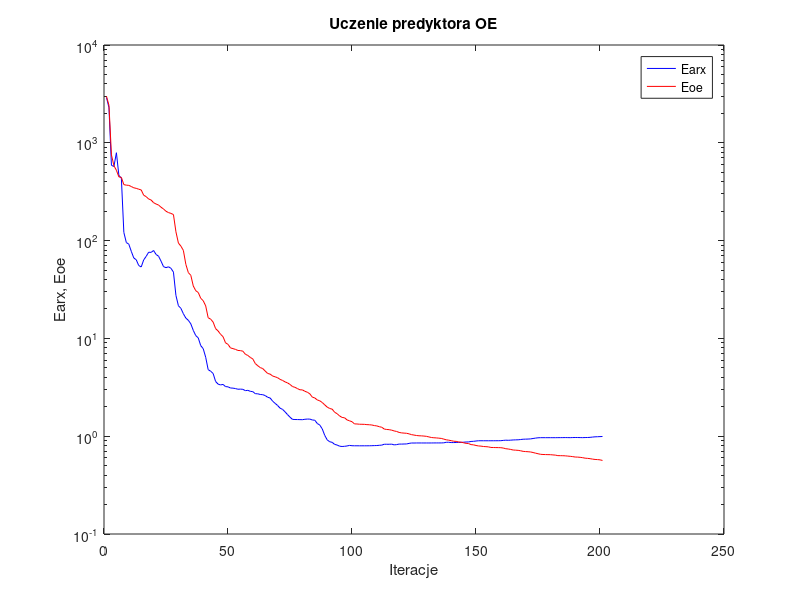
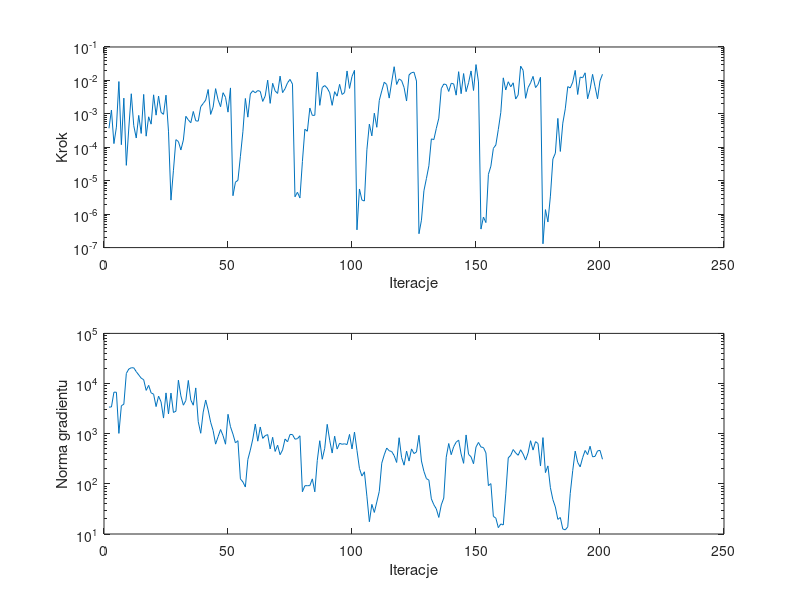

MATLAB code for these plots, in order:
%uczenie predyktora oe
clear all;
n=0; farx(n+1)=2.905260e+003; foe(n+1)=2.990335e+003; wspucz(n+1)=0.000000e+000; ng(n+1)=0.000000e+000;
%odnowa zmiennej metryki
n=1; farx(n+1)=2.289888e+003; foe(n+1)=2.419024e+003; krok(n+1)=3.697036e-004; ng(n+1)=3.391329e+003;
n=2; farx(n+1)=5.881361e+002; foe(n+1)=7.519254e+002; krok(n+1)=1.303632e-003; ng(n+1)=3.410769e+003;
n=3; farx(n+1)=5.729152e+002; foe(n+1)=5.835138e+002; krok(n+1)=1.289393e-004; ng(n+1)=6.730913e+003;
n=4; farx(n+1)=7.917046e+002; foe(n+1)=5.235911e+002; krok(n+1)=4.005919e-004; ng(n+1)=6.710509e+003;
n=5; farx(n+1)=4.642414e+002; foe(n+1)=4.479817e+002; krok(n+1)=9.256618e-003; ng(n+1)=1.014344e+003;
n=6; farx(n+1)=4.351193e+002; foe(n+1)=4.433427e+002; krok(n+1)=1.197023e-004; ng(n+1)=3.616315e+003;
n=7; farx(n+1)=1.212996e+002; foe(n+1)=3.734970e+002; krok(n+1)=2.953444e-003; ng(n+1)=3.869242e+003;
n=8; farx(n+1)=9.551326e+001; foe(n+1)=3.689115e+002; krok(n+1)=2.885108e-005; ng(n+1)=1.590199e+004;
n=9; farx(n+1)=9.192926e+001; foe(n+1)=3.671576e+002; krok(n+1)=3.764443e-004; ng(n+1)=1.946524e+004;
n=10; farx(n+1)=7.772393e+001; foe(n+1)=3.573516e+002; krok(n+1)=3.990004e-003; ng(n+1)=2.064397e+004;
n=11; farx(n+1)=6.650191e+001; foe(n+1)=3.468320e+002; krok(n+1)=4.430569e-004; ng(n+1)=2.059638e+004;
n=12; farx(n+1)=6.364934e+001; foe(n+1)=3.421138e+002; krok(n+1)=1.895397e-004; ng(n+1)=1.729081e+004;
n=13; farx(n+1)=5.562921e+001; foe(n+1)=3.353299e+002; krok(n+1)=8.989595e-004; ng(n+1)=1.487456e+004;
n=14; farx(n+1)=5.375001e+001; foe(n+1)=3.296849e+002; krok(n+1)=2.594055e-004; ng(n+1)=1.280037e+004;
n=15; farx(n+1)=6.348281e+001; foe(n+1)=2.911869e+002; krok(n+1)=3.816075e-003; ng(n+1)=1.193557e+004;
n=16; farx(n+1)=6.897867e+001; foe(n+1)=2.815463e+002; krok(n+1)=2.151397e-004; ng(n+1)=7.304123e+003;
n=17; farx(n+1)=7.605275e+001; foe(n+1)=2.664145e+002; krok(n+1)=8.156322e-004; ng(n+1)=9.206563e+003;
n=18; farx(n+1)=7.578176e+001; foe(n+1)=2.599827e+002; krok(n+1)=4.921872e-004; ng(n+1)=6.526193e+003;
n=19; farx(n+1)=7.920445e+001; foe(n+1)=2.440621e+002; krok(n+1)=3.709130e-003; ng(n+1)=6.139400e+003;
n=20; farx(n+1)=7.211919e+001; foe(n+1)=2.367144e+002; krok(n+1)=9.152390e-004; ng(n+1)=3.471301e+003;
n=21; farx(n+1)=6.925878e+001; foe(n+1)=2.310513e+002; krok(n+1)=3.416397e-003; ng(n+1)=5.613466e+003;
n=22; farx(n+1)=6.160038e+001; foe(n+1)=2.193589e+002; krok(n+1)=1.108189e-003; ng(n+1)=4.318029e+003;
n=23; farx(n+1)=5.415808e+001; foe(n+1)=2.105400e+002; krok(n+1)=9.671447e-004; ng(n+1)=2.050076e+003;
n=24; farx(n+1)=5.288654e+001; foe(n+1)=1.995033e+002; krok(n+1)=3.625910e-003; ng(n+1)=6.506038e+003;
n=25; farx(n+1)=5.399501e+001; foe(n+1)=1.934618e+002; krok(n+1)=3.033479e-004; ng(n+1)=2.475873e+003;
%odnowa zmiennej metryki
n=26; farx(n+1)=5.209333e+001; foe(n+1)=1.896716e+002; krok(n+1)=2.630944e-006; ng(n+1)=6.456763e+003;
n=27; farx(n+1)=4.762433e+001; foe(n+1)=1.847345e+002; krok(n+1)=2.058283e-005; ng(n+1)=2.651015e+003;
n=28; farx(n+1)=2.752374e+001; foe(n+1)=1.231357e+002; krok(n+1)=1.691914e-004; ng(n+1)=2.807643e+003;
n=29; farx(n+1)=2.158353e+001; foe(n+1)=9.444661e+001; krok(n+1)=1.484824e-004; ng(n+1)=1.167164e+004;
n=30; farx(n+1)=2.030118e+001; foe(n+1)=8.779654e+001; krok(n+1)=8.312662e-005; ng(n+1)=5.679763e+003;
n=31; farx(n+1)=1.788294e+001; foe(n+1)=7.945548e+001; krok(n+1)=1.647729e-004; ng(n+1)=3.702546e+003;
n=32; farx(n+1)=1.612834e+001; foe(n+1)=5.718495e+001; krok(n+1)=8.440078e-004; ng(n+1)=4.587235e+003;
n=33; farx(n+1)=1.531780e+001; foe(n+1)=4.709632e+001; krok(n+1)=6.603743e-004; ng(n+1)=1.153611e+004;
n=34; farx(n+1)=1.409714e+001; foe(n+1)=4.419663e+001; krok(n+1)=5.420077e-004; ng(n+1)=4.688442e+003;
n=35; farx(n+1)=1.208035e+001; foe(n+1)=3.437572e+001; krok(n+1)=1.178557e-003; ng(n+1)=3.698476e+003;
n=36; farx(n+1)=1.068178e+001; foe(n+1)=3.071781e+001; krok(n+1)=6.191918e-004; ng(n+1)=8.180382e+003;
n=37; farx(n+1)=1.012363e+001; foe(n+1)=2.948459e+001; krok(n+1)=6.052069e-004; ng(n+1)=1.733379e+003;
n=38; farx(n+1)=8.437514e+000; foe(n+1)=2.573809e+001; krok(n+1)=1.635770e-003; ng(n+1)=1.020225e+003;
n=39; farx(n+1)=7.859422e+000; foe(n+1)=2.427811e+001; krok(n+1)=2.043687e-003; ng(n+1)=2.696412e+003;
n=40; farx(n+1)=6.420088e+000; foe(n+1)=2.152494e+001; krok(n+1)=2.581388e-003; ng(n+1)=4.695570e+003;
n=41; farx(n+1)=4.794337e+000; foe(n+1)=1.627435e+001; krok(n+1)=5.357205e-003; ng(n+1)=2.963607e+003;
n=42; farx(n+1)=4.617937e+000; foe(n+1)=1.573054e+001; krok(n+1)=9.628457e-004; ng(n+1)=1.693631e+003;
n=43; farx(n+1)=4.381079e+000; foe(n+1)=1.469320e+001; krok(n+1)=1.587460e-003; ng(n+1)=1.155267e+003;
n=44; farx(n+1)=3.627544e+000; foe(n+1)=1.258835e+001; krok(n+1)=5.682045e-003; ng(n+1)=6.193011e+002;
n=45; farx(n+1)=3.408413e+000; foe(n+1)=1.192685e+001; krok(n+1)=2.634602e-003; ng(n+1)=8.710198e+002;
n=46; farx(n+1)=3.344071e+000; foe(n+1)=1.101809e+001; krok(n+1)=1.636281e-003; ng(n+1)=1.210638e+003;
n=47; farx(n+1)=3.385328e+000; foe(n+1)=1.041150e+001; krok(n+1)=4.290347e-003; ng(n+1)=9.124477e+002;
n=48; farx(n+1)=3.214381e+000; foe(n+1)=9.015088e+000; krok(n+1)=3.127663e-003; ng(n+1)=6.171615e+002;
n=49; farx(n+1)=3.198044e+000; foe(n+1)=8.692608e+000; krok(n+1)=1.126296e-003; ng(n+1)=2.437728e+003;
n=50; farx(n+1)=3.111284e+000; foe(n+1)=7.995613e+000; krok(n+1)=5.967206e-003; ng(n+1)=1.375486e+003;
%odnowa zmiennej metryki
n=51; farx(n+1)=3.100737e+000; foe(n+1)=7.863116e+000; krok(n+1)=3.561028e-006; ng(n+1)=9.809069e+002;
n=52; farx(n+1)=3.069974e+000; foe(n+1)=7.722292e+000; krok(n+1)=9.063603e-006; ng(n+1)=6.560486e+002;
n=53; farx(n+1)=3.021011e+000; foe(n+1)=7.528373e+000; krok(n+1)=1.029142e-005; ng(n+1)=7.261340e+002;
n=54; farx(n+1)=3.029989e+000; foe(n+1)=7.502925e+000; krok(n+1)=5.378705e-005; ng(n+1)=1.256399e+002;
n=55; farx(n+1)=3.015801e+000; foe(n+1)=7.397408e+000; krok(n+1)=2.911597e-004; ng(n+1)=1.093964e+002;
n=56; farx(n+1)=2.921010e+000; foe(n+1)=6.887411e+000; krok(n+1)=2.883948e-003; ng(n+1)=8.637827e+001;
n=57; farx(n+1)=2.946272e+000; foe(n+1)=6.690910e+000; krok(n+1)=7.968363e-004; ng(n+1)=3.056826e+002;
n=58; farx(n+1)=2.875847e+000; foe(n+1)=6.388577e+000; krok(n+1)=3.938450e-003; ng(n+1)=4.709866e+002;
n=59; farx(n+1)=2.854798e+000; foe(n+1)=6.163577e+000; krok(n+1)=4.912155e-003; ng(n+1)=7.819348e+002;
n=60; farx(n+1)=2.721689e+000; foe(n+1)=5.533152e+000; krok(n+1)=4.260904e-003; ng(n+1)=1.558827e+003;
n=61; farx(n+1)=2.713365e+000; foe(n+1)=5.254090e+000; krok(n+1)=4.977800e-003; ng(n+1)=7.091468e+002;
n=62; farx(n+1)=2.670291e+000; foe(n+1)=5.031706e+000; krok(n+1)=4.704763e-003; ng(n+1)=1.360169e+003;
n=63; farx(n+1)=2.658347e+000; foe(n+1)=4.915825e+000; krok(n+1)=2.354285e-003; ng(n+1)=8.066763e+002;
n=64; farx(n+1)=2.602767e+000; foe(n+1)=4.637122e+000; krok(n+1)=3.416397e-003; ng(n+1)=9.150335e+002;
n=65; farx(n+1)=2.500845e+000; foe(n+1)=4.379633e+000; krok(n+1)=1.017451e-002; ng(n+1)=9.593763e+002;
n=66; farx(n+1)=2.457759e+000; foe(n+1)=4.314167e+000; krok(n+1)=2.059282e-003; ng(n+1)=4.973794e+002;
n=67; farx(n+1)=2.281623e+000; foe(n+1)=4.122622e+000; krok(n+1)=8.204311e-003; ng(n+1)=8.478253e+002;
n=68; farx(n+1)=2.166302e+000; foe(n+1)=4.049997e+000; krok(n+1)=4.853566e-003; ng(n+1)=4.429119e+002;
n=69; farx(n+1)=2.061089e+000; foe(n+1)=3.962243e+000; krok(n+1)=4.080593e-003; ng(n+1)=5.896889e+002;
n=70; farx(n+1)=1.934603e+000; foe(n+1)=3.811211e+000; krok(n+1)=1.345640e-002; ng(n+1)=3.811742e+002;
n=71; farx(n+1)=1.880326e+000; foe(n+1)=3.715978e+000; krok(n+1)=4.312318e-003; ng(n+1)=4.737221e+002;
n=72; farx(n+1)=1.775406e+000; foe(n+1)=3.593760e+000; krok(n+1)=5.637357e-003; ng(n+1)=7.838833e+002;
n=73; farx(n+1)=1.662810e+000; foe(n+1)=3.508430e+000; krok(n+1)=8.473306e-003; ng(n+1)=6.883055e+002;
n=74; farx(n+1)=1.564884e+000; foe(n+1)=3.384002e+000; krok(n+1)=1.073668e-002; ng(n+1)=9.669782e+002;
n=75; farx(n+1)=1.486337e+000; foe(n+1)=3.218632e+000; krok(n+1)=7.761346e-003; ng(n+1)=9.625228e+002;
%odnowa zmiennej metryki
n=76; farx(n+1)=1.481089e+000; foe(n+1)=3.160725e+000; krok(n+1)=3.313895e-006; ng(n+1)=7.780843e+002;
n=77; farx(n+1)=1.479993e+000; foe(n+1)=3.068873e+000; krok(n+1)=4.517417e-006; ng(n+1)=7.949116e+002;
n=78; farx(n+1)=1.477795e+000; foe(n+1)=2.981536e+000; krok(n+1)=3.043469e-006; ng(n+1)=9.089414e+002;
n=79; farx(n+1)=1.475383e+000; foe(n+1)=2.975898e+000; krok(n+1)=3.751011e-005; ng(n+1)=6.957165e+001;
n=80; farx(n+1)=1.489550e+000; foe(n+1)=2.879645e+000; krok(n+1)=3.473499e-004; ng(n+1)=9.183236e+001;
n=81; farx(n+1)=1.496816e+000; foe(n+1)=2.814900e+000; krok(n+1)=3.018569e-004; ng(n+1)=9.194864e+001;
n=82; farx(n+1)=1.496331e+000; foe(n+1)=2.710999e+000; krok(n+1)=1.494263e-003; ng(n+1)=9.216555e+001;
n=83; farx(n+1)=1.465809e+000; foe(n+1)=2.508654e+000; krok(n+1)=8.989595e-004; ng(n+1)=1.256807e+002;
n=84; farx(n+1)=1.455956e+000; foe(n+1)=2.461272e+000; krok(n+1)=9.064776e-004; ng(n+1)=6.934661e+001;
n=85; farx(n+1)=1.349413e+000; foe(n+1)=2.348115e+000; krok(n+1)=1.773103e-002; ng(n+1)=2.934903e+002;
n=86; farx(n+1)=1.299839e+000; foe(n+1)=2.300680e+000; krok(n+1)=1.797919e-003; ng(n+1)=7.246280e+002;
n=87; farx(n+1)=1.188857e+000; foe(n+1)=2.211147e+000; krok(n+1)=6.130766e-003; ng(n+1)=3.093984e+002;
n=88; farx(n+1)=1.019970e+000; foe(n+1)=2.091319e+000; krok(n+1)=7.032104e-003; ng(n+1)=5.114738e+002;
n=89; farx(n+1)=9.174228e-001; foe(n+1)=1.985191e+000; krok(n+1)=5.915528e-003; ng(n+1)=1.537183e+003;
n=90; farx(n+1)=8.780693e-001; foe(n+1)=1.920478e+000; krok(n+1)=4.271237e-003; ng(n+1)=7.429228e+002;
n=91; farx(n+1)=8.652593e-001; foe(n+1)=1.891230e+000; krok(n+1)=1.797903e-003; ng(n+1)=4.115604e+002;
n=92; farx(n+1)=8.245842e-001; foe(n+1)=1.757734e+000; krok(n+1)=4.609843e-003; ng(n+1)=8.922748e+002;
n=93; farx(n+1)=8.124252e-001; foe(n+1)=1.697978e+000; krok(n+1)=3.386820e-003; ng(n+1)=4.941497e+002;
n=94; farx(n+1)=7.904681e-001; foe(n+1)=1.611510e+000; krok(n+1)=7.626318e-003; ng(n+1)=6.449704e+002;
n=95; farx(n+1)=7.849523e-001; foe(n+1)=1.556095e+000; krok(n+1)=3.792794e-003; ng(n+1)=6.156030e+002;
n=96; farx(n+1)=7.884747e-001; foe(n+1)=1.542559e+000; krok(n+1)=4.352152e-003; ng(n+1)=6.292758e+002;
n=97; farx(n+1)=7.945859e-001; foe(n+1)=1.467898e+000; krok(n+1)=1.918067e-002; ng(n+1)=6.076400e+002;
n=98; farx(n+1)=8.051573e-001; foe(n+1)=1.436387e+000; krok(n+1)=5.767896e-003; ng(n+1)=9.682372e+002;
n=99; farx(n+1)=7.991361e-001; foe(n+1)=1.406741e+000; krok(n+1)=1.308935e-002; ng(n+1)=4.963079e+002;
n=100; farx(n+1)=7.981205e-001; foe(n+1)=1.336162e+000; krok(n+1)=2.000182e-002; ng(n+1)=1.076285e+003;
%odnowa zmiennej metryki
n=101; farx(n+1)=7.981361e-001; foe(n+1)=1.333732e+000; krok(n+1)=3.395544e-007; ng(n+1)=4.646578e+002;
n=102; farx(n+1)=7.977270e-001; foe(n+1)=1.325601e+000; krok(n+1)=5.656906e-006; ng(n+1)=2.028666e+002;
n=103; farx(n+1)=7.977698e-001; foe(n+1)=1.324190e+000; krok(n+1)=2.649442e-006; ng(n+1)=1.432011e+002;
n=104; farx(n+1)=7.978802e-001; foe(n+1)=1.321756e+000; krok(n+1)=2.472091e-006; ng(n+1)=1.739993e+002;
n=105; farx(n+1)=7.979498e-001; foe(n+1)=1.313467e+000; krok(n+1)=8.408970e-005; ng(n+1)=5.681644e+001;
n=106; farx(n+1)=7.983791e-001; foe(n+1)=1.309598e+000; krok(n+1)=4.927090e-004; ng(n+1)=1.755996e+001;
n=107; farx(n+1)=7.997274e-001; foe(n+1)=1.301813e+000; krok(n+1)=2.196646e-004; ng(n+1)=3.897744e+001;
n=108; farx(n+1)=8.014465e-001; foe(n+1)=1.284364e+000; krok(n+1)=1.047362e-003; ng(n+1)=2.690780e+001;
n=109; farx(n+1)=8.029209e-001; foe(n+1)=1.274179e+000; krok(n+1)=3.968650e-004; ng(n+1)=4.354372e+001;
n=110; farx(n+1)=8.073237e-001; foe(n+1)=1.250604e+000; krok(n+1)=2.518078e-003; ng(n+1)=7.100380e+001;
n=111; farx(n+1)=8.105821e-001; foe(n+1)=1.235090e+000; krok(n+1)=4.853566e-003; ng(n+1)=2.582883e+002;
n=112; farx(n+1)=8.279259e-001; foe(n+1)=1.183150e+000; krok(n+1)=8.839546e-003; ng(n+1)=3.788098e+002;
n=113; farx(n+1)=8.270665e-001; foe(n+1)=1.171617e+000; krok(n+1)=7.566741e-003; ng(n+1)=5.178413e+002;
n=114; farx(n+1)=8.269342e-001; foe(n+1)=1.166439e+000; krok(n+1)=2.957629e-003; ng(n+1)=4.569531e+002;
n=115; farx(n+1)=8.294940e-001; foe(n+1)=1.152639e+000; krok(n+1)=8.948186e-003; ng(n+1)=4.411087e+002;
n=116; farx(n+1)=8.152956e-001; foe(n+1)=1.132106e+000; krok(n+1)=2.569070e-002; ng(n+1)=3.658187e+002;
n=117; farx(n+1)=8.202791e-001; foe(n+1)=1.117853e+000; krok(n+1)=7.557177e-003; ng(n+1)=2.670511e+002;
n=118; farx(n+1)=8.309496e-001; foe(n+1)=1.093195e+000; krok(n+1)=1.109636e-002; ng(n+1)=8.310339e+002;
n=119; farx(n+1)=8.302902e-001; foe(n+1)=1.081198e+000; krok(n+1)=9.879138e-003; ng(n+1)=3.338880e+002;
n=120; farx(n+1)=8.323638e-001; foe(n+1)=1.075778e+000; krok(n+1)=6.130766e-003; ng(n+1)=2.357633e+002;
n=121; farx(n+1)=8.333041e-001; foe(n+1)=1.071035e+000; krok(n+1)=2.420827e-003; ng(n+1)=4.500739e+002;
n=122; farx(n+1)=8.441766e-001; foe(n+1)=1.057066e+000; krok(n+1)=1.462925e-002; ng(n+1)=2.842753e+002;
n=123; farx(n+1)=8.522619e-001; foe(n+1)=1.037724e+000; krok(n+1)=1.706649e-002; ng(n+1)=4.974420e+002;
n=124; farx(n+1)=8.514364e-001; foe(n+1)=1.027083e+000; krok(n+1)=1.763378e-002; ng(n+1)=4.014154e+002;
n=125; farx(n+1)=8.528114e-001; foe(n+1)=1.016742e+000; krok(n+1)=9.584210e-003; ng(n+1)=4.327611e+002;
%odnowa zmiennej metryki
n=126; farx(n+1)=8.527787e-001; foe(n+1)=1.010129e+000; krok(n+1)=2.599037e-007; ng(n+1)=9.289039e+002;
n=127; farx(n+1)=8.527252e-001; foe(n+1)=1.008227e+000; krok(n+1)=6.610411e-007; ng(n+1)=2.855849e+002;
n=128; farx(n+1)=8.525259e-001; foe(n+1)=1.003127e+000; krok(n+1)=5.008091e-006; ng(n+1)=1.770788e+002;
n=129; farx(n+1)=8.527458e-001; foe(n+1)=9.970497e-001; krok(n+1)=1.161317e-005; ng(n+1)=1.272232e+002;
n=130; farx(n+1)=8.525268e-001; foe(n+1)=9.832715e-001; krok(n+1)=2.798313e-005; ng(n+1)=1.187650e+002;
n=131; farx(n+1)=8.528612e-001; foe(n+1)=9.702451e-001; krok(n+1)=1.784716e-004; ng(n+1)=5.017170e+001;
n=132; farx(n+1)=8.534589e-001; foe(n+1)=9.640367e-001; krok(n+1)=1.697983e-004; ng(n+1)=3.836869e+001;
n=133; farx(n+1)=8.536451e-001; foe(n+1)=9.607566e-001; krok(n+1)=3.674451e-004; ng(n+1)=3.165121e+001;
n=134; farx(n+1)=8.536516e-001; foe(n+1)=9.548641e-001; krok(n+1)=7.432430e-004; ng(n+1)=2.139345e+001;
n=135; farx(n+1)=8.538465e-001; foe(n+1)=9.493538e-001; krok(n+1)=5.662806e-003; ng(n+1)=3.804555e+001;
n=136; farx(n+1)=8.557316e-001; foe(n+1)=9.337035e-001; krok(n+1)=7.805422e-003; ng(n+1)=5.210407e+001;
n=137; farx(n+1)=8.669637e-001; foe(n+1)=9.191131e-001; krok(n+1)=7.505960e-003; ng(n+1)=3.397746e+002;
n=138; farx(n+1)=8.670787e-001; foe(n+1)=9.104393e-001; krok(n+1)=4.678366e-003; ng(n+1)=6.372907e+002;
n=139; farx(n+1)=8.611466e-001; foe(n+1)=9.008423e-001; krok(n+1)=8.193332e-003; ng(n+1)=3.812908e+002;
n=140; farx(n+1)=8.610412e-001; foe(n+1)=8.882020e-001; krok(n+1)=7.883344e-003; ng(n+1)=5.505335e+002;
n=141; farx(n+1)=8.625446e-001; foe(n+1)=8.854172e-001; krok(n+1)=3.625910e-003; ng(n+1)=6.776280e+002;
n=142; farx(n+1)=8.642062e-001; foe(n+1)=8.729423e-001; krok(n+1)=1.825465e-002; ng(n+1)=7.449876e+002;
n=143; farx(n+1)=8.647432e-001; foe(n+1)=8.692098e-001; krok(n+1)=4.011567e-003; ng(n+1)=3.936708e+002;
n=144; farx(n+1)=8.685068e-001; foe(n+1)=8.566856e-001; krok(n+1)=1.605804e-002; ng(n+1)=2.565789e+002;
n=145; farx(n+1)=8.723455e-001; foe(n+1)=8.447254e-001; krok(n+1)=4.608763e-003; ng(n+1)=9.446093e+002;
n=146; farx(n+1)=8.739765e-001; foe(n+1)=8.410240e-001; krok(n+1)=8.516524e-003; ng(n+1)=3.873918e+002;
n=147; farx(n+1)=8.838362e-001; foe(n+1)=8.204511e-001; krok(n+1)=1.922414e-002; ng(n+1)=3.459988e+002;
n=148; farx(n+1)=8.865366e-001; foe(n+1)=8.159761e-001; krok(n+1)=5.000456e-003; ng(n+1)=2.517161e+002;
n=149; farx(n+1)=8.930319e-001; foe(n+1)=8.036803e-001; krok(n+1)=2.977118e-002; ng(n+1)=5.426632e+002;
n=150; farx(n+1)=8.986016e-001; foe(n+1)=7.949597e-001; krok(n+1)=9.010365e-003; ng(n+1)=6.689525e+002;
%odnowa zmiennej metryki
n=151; farx(n+1)=8.985259e-001; foe(n+1)=7.917380e-001; krok(n+1)=3.576055e-007; ng(n+1)=5.430676e+002;
n=152; farx(n+1)=8.983196e-001; foe(n+1)=7.847891e-001; krok(n+1)=8.187860e-007; ng(n+1)=5.297194e+002;
n=153; farx(n+1)=8.982528e-001; foe(n+1)=7.817272e-001; krok(n+1)=5.598929e-007; ng(n+1)=4.140909e+002;
n=154; farx(n+1)=8.982281e-001; foe(n+1)=7.778352e-001; krok(n+1)=1.552186e-005; ng(n+1)=9.213618e+001;
n=155; farx(n+1)=8.983693e-001; foe(n+1)=7.672547e-001; krok(n+1)=2.722830e-005; ng(n+1)=1.011638e+002;
n=156; farx(n+1)=8.985200e-001; foe(n+1)=7.662347e-001; krok(n+1)=9.292181e-005; ng(n+1)=2.249236e+001;
n=157; farx(n+1)=8.987864e-001; foe(n+1)=7.652339e-001; krok(n+1)=1.172640e-004; ng(n+1)=2.070293e+001;
n=158; farx(n+1)=8.991550e-001; foe(n+1)=7.644853e-001; krok(n+1)=3.428360e-004; ng(n+1)=1.338246e+001;
n=159; farx(n+1)=8.998923e-001; foe(n+1)=7.631020e-001; krok(n+1)=1.109421e-003; ng(n+1)=1.587277e+001;
n=160; farx(n+1)=9.057220e-001; foe(n+1)=7.567678e-001; krok(n+1)=1.193571e-002; ng(n+1)=1.512291e+001;
n=161; farx(n+1)=9.106966e-001; foe(n+1)=7.448871e-001; krok(n+1)=5.186798e-003; ng(n+1)=6.323358e+001;
n=162; farx(n+1)=9.081616e-001; foe(n+1)=7.399722e-001; krok(n+1)=9.127324e-003; ng(n+1)=3.290854e+002;
n=163; farx(n+1)=9.111735e-001; foe(n+1)=7.321555e-001; krok(n+1)=6.450159e-003; ng(n+1)=3.713838e+002;
n=164; farx(n+1)=9.154451e-001; foe(n+1)=7.224571e-001; krok(n+1)=8.486408e-003; ng(n+1)=4.835503e+002;
n=165; farx(n+1)=9.175398e-001; foe(n+1)=7.196985e-001; krok(n+1)=2.774090e-003; ng(n+1)=4.136676e+002;
n=166; farx(n+1)=9.191250e-001; foe(n+1)=7.164612e-001; krok(n+1)=3.683227e-003; ng(n+1)=3.711745e+002;
n=167; farx(n+1)=9.248993e-001; foe(n+1)=7.096334e-001; krok(n+1)=2.672451e-002; ng(n+1)=4.781303e+002;
n=168; farx(n+1)=9.312812e-001; foe(n+1)=6.999226e-001; krok(n+1)=2.000182e-002; ng(n+1)=3.924462e+002;
n=169; farx(n+1)=9.331644e-001; foe(n+1)=6.964673e-001; krok(n+1)=2.914778e-003; ng(n+1)=2.980456e+002;
n=170; farx(n+1)=9.351287e-001; foe(n+1)=6.939231e-001; krok(n+1)=6.100588e-003; ng(n+1)=4.136996e+002;
n=171; farx(n+1)=9.384625e-001; foe(n+1)=6.899409e-001; krok(n+1)=8.471180e-003; ng(n+1)=7.246464e+002;
n=172; farx(n+1)=9.473905e-001; foe(n+1)=6.812334e-001; krok(n+1)=1.321323e-002; ng(n+1)=4.715734e+002;
n=173; farx(n+1)=9.562403e-001; foe(n+1)=6.709346e-001; krok(n+1)=6.113282e-003; ng(n+1)=6.944102e+002;
n=174; farx(n+1)=9.633463e-001; foe(n+1)=6.619003e-001; krok(n+1)=7.585473e-003; ng(n+1)=6.380460e+002;
n=175; farx(n+1)=9.659116e-001; foe(n+1)=6.531330e-001; krok(n+1)=1.238474e-002; ng(n+1)=2.267186e+002;
%odnowa zmiennej metryki
n=176; farx(n+1)=9.658845e-001; foe(n+1)=6.501752e-001; krok(n+1)=1.299518e-007; ng(n+1)=8.354352e+002;
n=177; farx(n+1)=9.658486e-001; foe(n+1)=6.490429e-001; krok(n+1)=1.366464e-006; ng(n+1)=1.675527e+002;
n=178; farx(n+1)=9.658145e-001; foe(n+1)=6.479574e-001; krok(n+1)=5.837924e-007; ng(n+1)=2.279487e+002;
n=179; farx(n+1)=9.658247e-001; foe(n+1)=6.472927e-001; krok(n+1)=3.460845e-006; ng(n+1)=8.386189e+001;
n=180; farx(n+1)=9.656904e-001; foe(n+1)=6.436822e-001; krok(n+1)=4.461789e-005; ng(n+1)=4.850925e+001;
n=181; farx(n+1)=9.656316e-001; foe(n+1)=6.407101e-001; krok(n+1)=6.655052e-005; ng(n+1)=3.453718e+001;
n=182; farx(n+1)=9.666124e-001; foe(n+1)=6.330963e-001; krok(n+1)=7.315478e-004; ng(n+1)=1.958483e+001;
n=183; farx(n+1)=9.667538e-001; foe(n+1)=6.323944e-001; krok(n+1)=7.509431e-005; ng(n+1)=2.132483e+001;
n=184; farx(n+1)=9.672314e-001; foe(n+1)=6.317287e-001; krok(n+1)=5.276810e-004; ng(n+1)=1.256864e+001;
n=185; farx(n+1)=9.682055e-001; foe(n+1)=6.298874e-001; krok(n+1)=1.415702e-003; ng(n+1)=1.210998e+001;
n=186; farx(n+1)=9.675312e-001; foe(n+1)=6.261243e-001; krok(n+1)=6.518600e-003; ng(n+1)=1.389959e+001;
n=187; farx(n+1)=9.662942e-001; foe(n+1)=6.226624e-001; krok(n+1)=5.946996e-003; ng(n+1)=6.462613e+001;
n=188; farx(n+1)=9.687710e-001; foe(n+1)=6.184021e-001; krok(n+1)=8.891335e-003; ng(n+1)=1.837352e+002;
n=189; farx(n+1)=9.697750e-001; foe(n+1)=6.124237e-001; krok(n+1)=1.991120e-002; ng(n+1)=4.491768e+002;
n=190; farx(n+1)=9.694496e-001; foe(n+1)=6.112593e-001; krok(n+1)=3.796286e-003; ng(n+1)=2.674023e+002;
n=191; farx(n+1)=9.680355e-001; foe(n+1)=6.079520e-001; krok(n+1)=1.260621e-002; ng(n+1)=2.182137e+002;
n=192; farx(n+1)=9.666893e-001; foe(n+1)=6.033201e-001; krok(n+1)=1.199493e-002; ng(n+1)=3.323268e+002;
n=193; farx(n+1)=9.690824e-001; foe(n+1)=5.961290e-001; krok(n+1)=1.688579e-002; ng(n+1)=4.627308e+002;
n=194; farx(n+1)=9.700125e-001; foe(n+1)=5.934291e-001; krok(n+1)=2.827577e-003; ng(n+1)=3.823824e+002;
n=195; farx(n+1)=9.731472e-001; foe(n+1)=5.893269e-001; krok(n+1)=5.457942e-003; ng(n+1)=5.620407e+002;
n=196; farx(n+1)=9.800529e-001; foe(n+1)=5.830863e-001; krok(n+1)=1.519649e-002; ng(n+1)=3.461837e+002;
n=197; farx(n+1)=9.854391e-001; foe(n+1)=5.784645e-001; krok(n+1)=6.496894e-003; ng(n+1)=3.527030e+002;
n=198; farx(n+1)=9.877483e-001; foe(n+1)=5.765620e-001; krok(n+1)=2.818678e-003; ng(n+1)=4.544219e+002;
n=199; farx(n+1)=9.905974e-001; foe(n+1)=5.732602e-001; krok(n+1)=9.691715e-003; ng(n+1)=4.647258e+002;
n=200; farx(n+1)=9.933100e-001; foe(n+1)=5.649393e-001; krok(n+1)=1.526430e-002; ng(n+1)=3.091833e+002;

figure; semilogy(farx,'b'); hold on; semilogy(foe,'r'); xlabel('Iteracje'); ylabel('Earx, Eoe'); legend('Earx','Eoe'); title('Uczenie predyktora OE');
figure; subplot(2,1,1); semilogy(krok); xlabel('Iteracje'); ylabel('Krok');
subplot(2,1,2); semilogy(ng); xlabel('Iteracje'); ylabel('Norma gradientu');
Earx=farx(n+1)
Eoe=foe(n+1)
